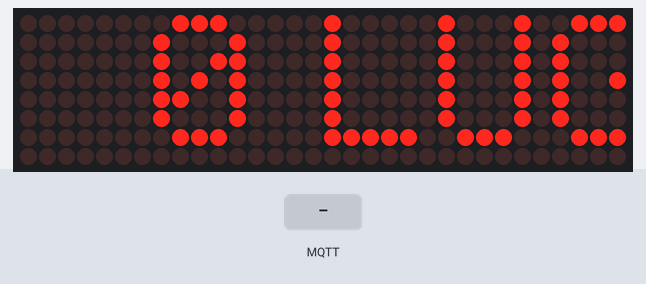
Simulated run of this sketch. Board: ESP32. Parts: 32×8 LED matrix. The inputs (shaded band) are chosen by the test bench. WiFi joins after 1.5 s; servers stay silent unless stated; no MQTT or app messages arrive unless stated; what the sketch prints to the serial monitor is not drawn.

Above: at 2.76 s.
2.8 s: MQTT message "1" arrives on the first subscribed topic
At 2.86 s:
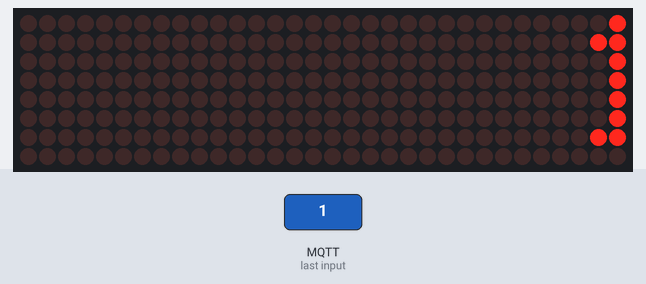
4.4 s: MQTT message "on" arrives on the first subscribed topic
At 4.41 s:
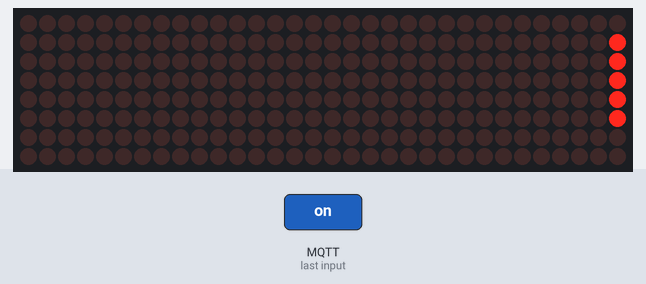
6.0 s: MQTT message "5" arrives on the first subscribed topic
At 6.01 s:
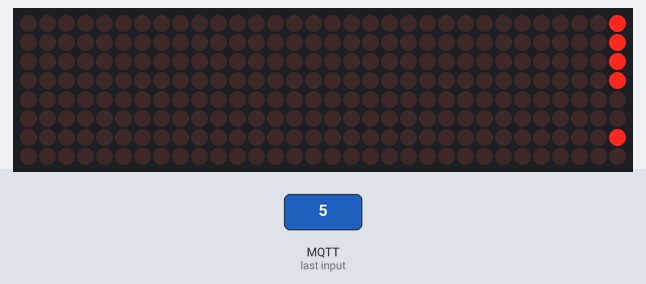
7.6 s: MQTT message "off" arrives on the first subscribed topic
At 7.66 s:
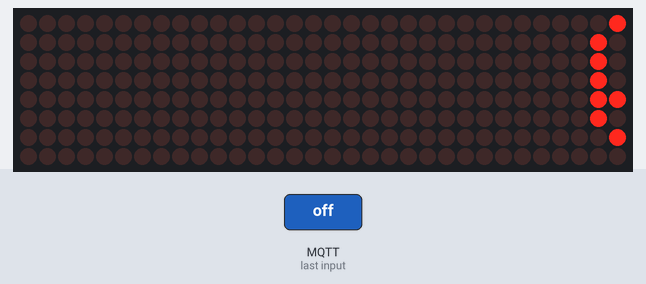

The sketch:

matriz_led.ino
```cpp
// HARDWARE ESP32
#if defined(ESP32)
#include <WiFi.h>
#include <WiFiMulti.h>
WiFiMulti wifiMulti;
#endif

// MATRIZ LED
#include <MD_Parola.h>
#include <MD_MAX72xx.h>
#include <SPI.h>

#define HARDWARE_TYPE MD_MAX72XX::FC16_HW
#define MAX_DEVICES 4

#define CLK_PIN   18
#define DATA_PIN  23
#define CS_PIN    15

// HARDWARE SPI
MD_Parola P(HARDWARE_TYPE, CS_PIN, MAX_DEVICES);

// MQTT
#include <MQTT.h>
#include "data.h"

WiFiClient net;
MQTTClient clienteMQTT;

unsigned long tiempoAnterior = 0;

// CUANDO RECIBA MENSAJE MQTT
void MensajeMQTT(String &topic, String &payload) {
  payload.trim();
  int n = payload.toInt();
  Serial.print("Topic: "); Serial.print(topic);
  Serial.print(" Mensaje: "); Serial.print(payload);
  setMessage(n);
}

//CONECTAR
// Ver si el Wifi esta conectado
// Ver si el MQTT esta conectado
void conectar() {
  Serial.print("Conectando con Wifi...");
  while (wifiMulti.run() != WL_CONNECTED) {
    Serial.print(".");
    delay(100);
  }

  Serial.print("Se conecto a Wifi");
  Serial.print(WiFi.SSID());
  Serial.print(" -  ");
  Serial.println(WiFi.localIP());

  Serial.print("Conectar a MQTT***");
   // Si el MQTT tiene contraseña
   // while (!client.connect(NombreESP, "public", "public"))
  while(!clienteMQTT.connect(NombreESP)) {
    Serial.print("*");
    delay(1000);
  }
  Serial.println("Conectado a MQTT");
  clienteMQTT.subscribe("Entrada/01");
}

// MANDAR EL MENSAJE
void setMessage(int n) {
  static char msg[40];
  if (n <= 0) snprintf(msg, sizeof(msg), "0 LUGARES");
  else if (n == 1) snprintf(msg, sizeof(msg), "1 LUGAR DISP.");
  else snprintf(msg, sizeof(msg), "%d LUGARES DISP.", n);

  P.displayClear();
  P.displayReset();
  P.displayText(
    msg,
    PA_CENTER,
    50,
    0,
    PA_SCROLL_LEFT,
    PA_SCROLL_LEFT
  );
}

//SETUP MQTT
void setup() {
  Serial.begin(115200);

  // Inicializar Matriz
  P.begin();
  P.setIntensity(2);
  setMessage(0); // Si jala la matriz o no

  wifiMulti.addAP(ssid_1, password_1);

  WiFi.mode(WIFI_STA);
  clienteMQTT.begin(BrokerMQTT, 1883, net);
  // Cuando llegue el mensaje llama a esta función
  clienteMQTT.onMessage(MensajeMQTT);

  conectar();
}

// Checa si esta conectado y si no llama a conectar
void loop() {
  clienteMQTT.loop();
  if(!clienteMQTT.connected()){
    conectar();
  }
  if (P.displayAnimate()) {
    P.displayReset();
  }
}
```

data.h
```cpp
// RED DE INTERNET
const char* ssid_1 = "Mega_2.4G_3868";
const char* password_1 = "TtsfCC5e";

// DATA BROKER
const char* BrokerMQTT = "broker.emqx.io";
const char* NombreESP = "";
```

Measured:
- after the input at 2.8 s, the display: first changes at once (image 1 shows a later state)
- after the input at 4.4 s, the display: changes at once (image 2)
- after the input at 6.0 s, the display: changes at once (image 3)
- after the input at 7.6 s, the display: first changes at once (image 4 shows a later state)
